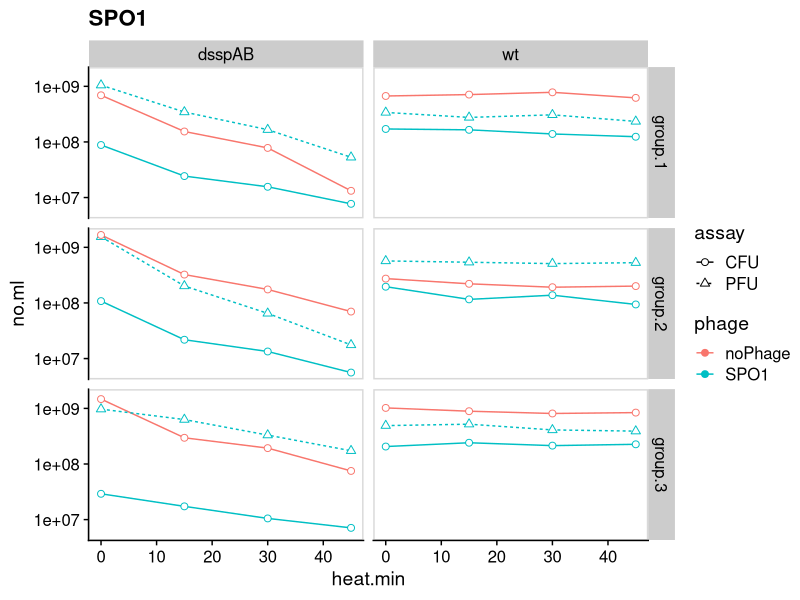
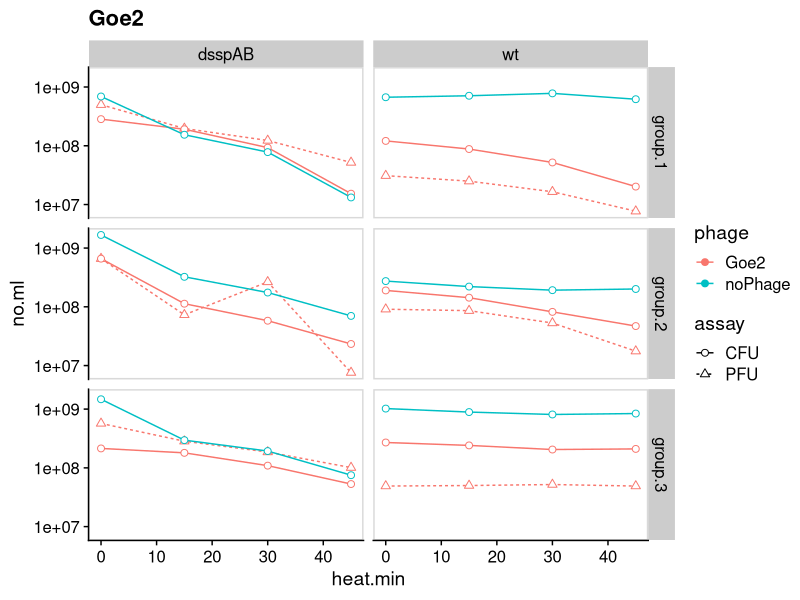

Write R code to recreate these figures, in order.
## ---- chunk 1
library(tidyverse, quietly = T)
library(cowplot, quietly = T)
library(here)
# set_here("../")

## ---- chunk 2
d <- read_csv(here("data","ssp_data.csv"))

## ---- chunk 3

d%>%
  filter(phage=="SPO1"|phage=="noPhage")%>%
  filter(grepl("group", group))%>%
  filter(!filter)%>%
  #there are 4 rows with data marked as "TMC" (=Too Many to Count) 
  # these are coerced into NA
  mutate(counts=as.numeric(counts ))%>%
  mutate(no.ml = counts/(dilution*ml.plated))%>%
  group_by(phage,assay)%>%
  ggplot(aes(x=heat.min, y=no.ml))+
    geom_line(aes(color=phage, linetype=assay))+
    geom_point(aes(color=phage, shape=assay), size=2, fill="white")+
  scale_y_log10()+
  scale_shape_manual(values = c(21,24))+
    facet_grid(group~host)+
  theme_cowplot()+
  panel_border()+
  ggtitle("SPO1")

## ---- chunk 4

d%>%
  filter(phage=="Goe2"|phage=="noPhage")%>%
  filter(grepl("group", group))%>%
  filter(!filter)%>%
  #there are 4 rows with data marked as "TMC" (=Too Many to Count) 
  # these are coerced into NA
  mutate(counts=as.numeric(counts ))%>%
  mutate(no.ml = counts/(dilution*ml.plated))%>%
  group_by(phage,assay)%>%
    ggplot(aes(x=heat.min, y=no.ml))+
    geom_line(aes(color=phage, linetype=assay))+
    geom_point(aes(color=phage, shape=assay), size=2, fill="white")+
  scale_y_log10()+
  scale_shape_manual(values = c(21,24))+
    facet_grid(group~host)+
  theme_cowplot()+
  panel_border()+
  ggtitle("Goe2")
